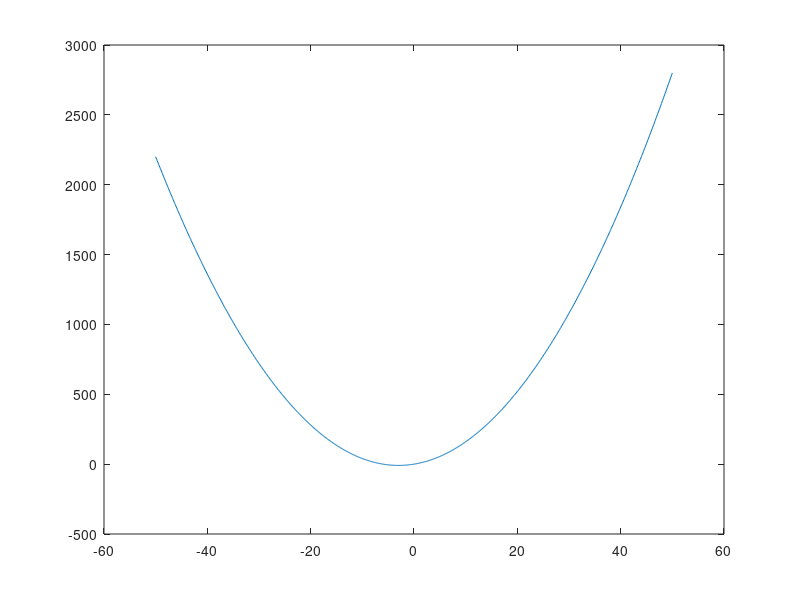

This chart was generated by the following MATLAB code:
% Title       
% Description         :script de funcion real y su representacion grafica 
% Author              :Francelly Desiree Colon Sandoval 
% Date                :20211028    
% Version             :1
% Usage               :octave> /path/EjercicioCuatro

clear
x = -50:0.1:50
% Funcion
fx = (x.^2)+(6*(x))
% Plotear funcion
plot (x, fx)
